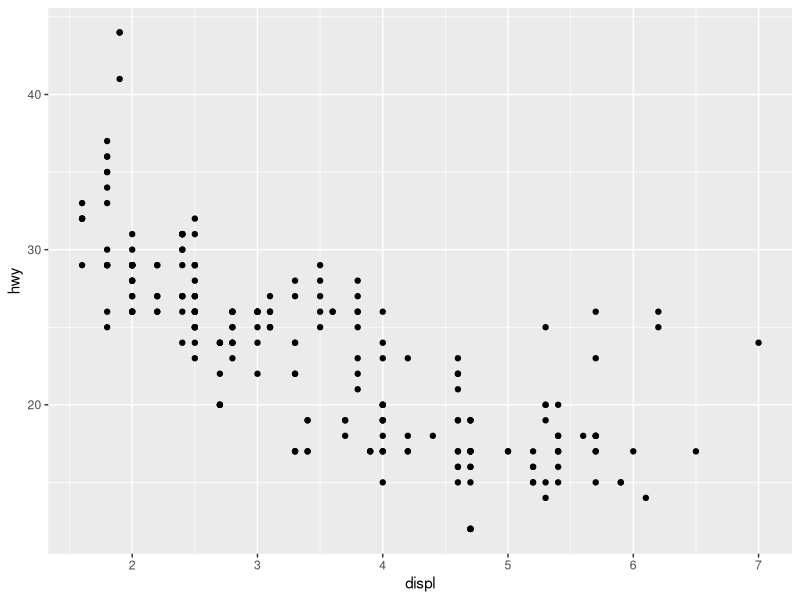
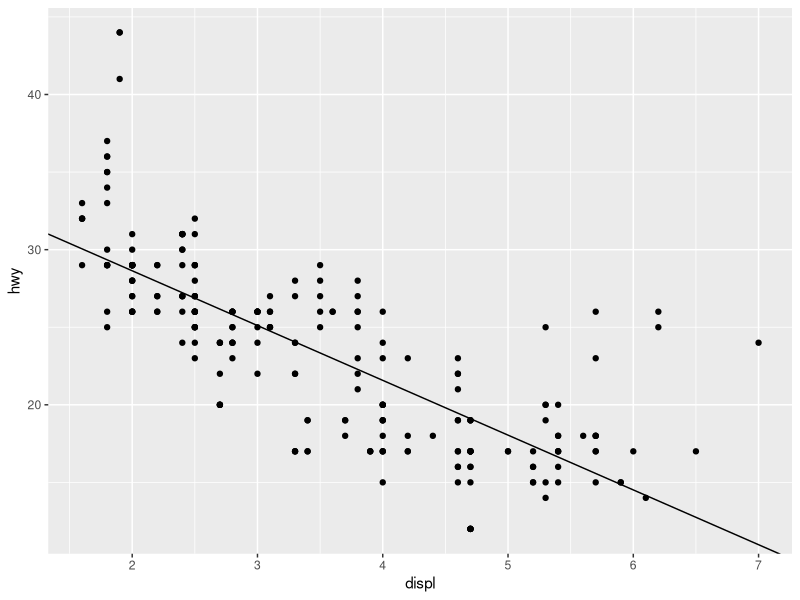
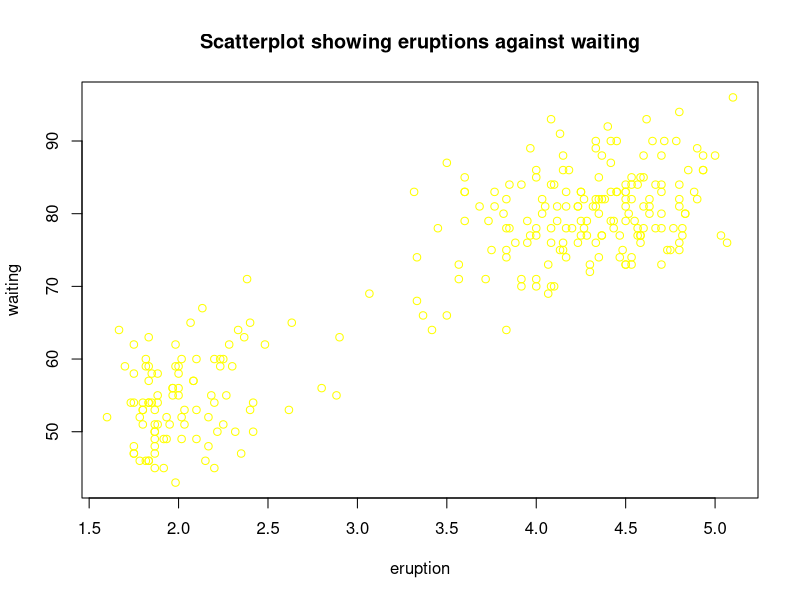
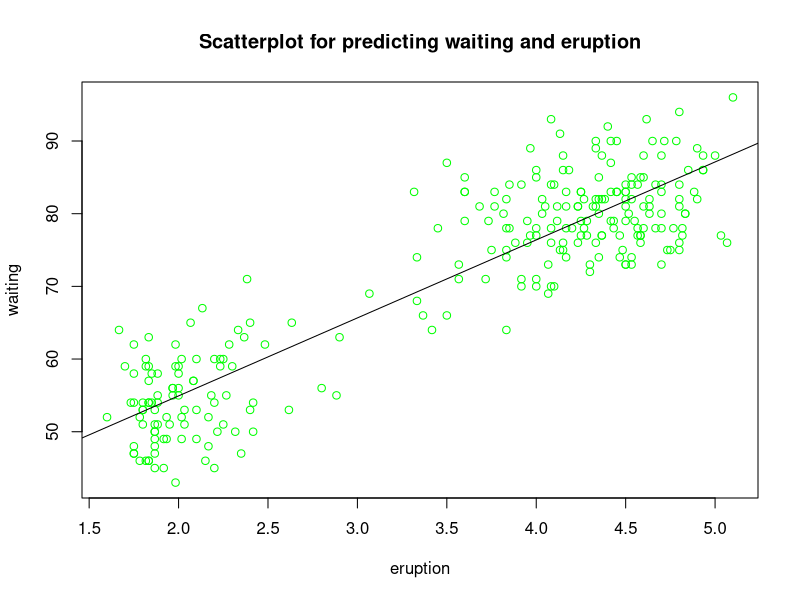
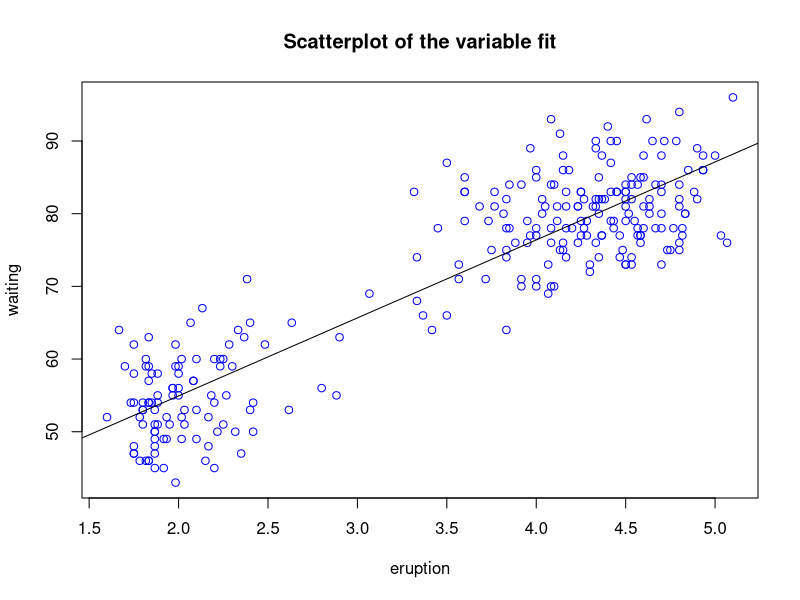

The R script that drew these images, in order:
## ---- chunk 1
knitr::opts_chunk$set(echo = TRUE,
                      message = FALSE,
                      warning = FALSE)
## ---- chunk 2
library(tidyverse)
ggplot(mpg, aes(displ, hwy)) +
  geom_point()
## ---- chunk 3
lm(hwy ~ displ, data = mpg)
## ---- chunk 4
ggplot(mpg, aes(displ, hwy)) +
  geom_point() +
  geom_abline(intercept = 35.698, slope = -3.531)
## ---- chunk 5
fit <- lm(hwy ~ displ, data = mpg)
## ---- chunk 6
attributes(fit)
## ---- chunk 7
fit$coef
## ---- chunk 8
library(tidyverse)

eruption = faithful$eruptions
waiting = faithful$waiting 
head(cbind(eruption, waiting))

plot(eruption, waiting, col="yellow", main="Scatterplot showing eruptions against waiting")

## ---- chunk 9
plot(eruption, waiting, col="green", main="Scatterplot for predicting waiting and eruption")
abline(lm(waiting ~ eruption))
## ---- chunk 10
plot(eruption, waiting, col="blue", main = "Scatterplot of the variable fit")
fit <- abline(lm(waiting ~ eruption))
## ---- chunk 11
fit <- lm(waiting ~ eruption)

head(fit$fitted.values)
head(fit$residuals)
## ---- chunk 12
fit <- lm(waiting ~ eruption)
summary(fit)

